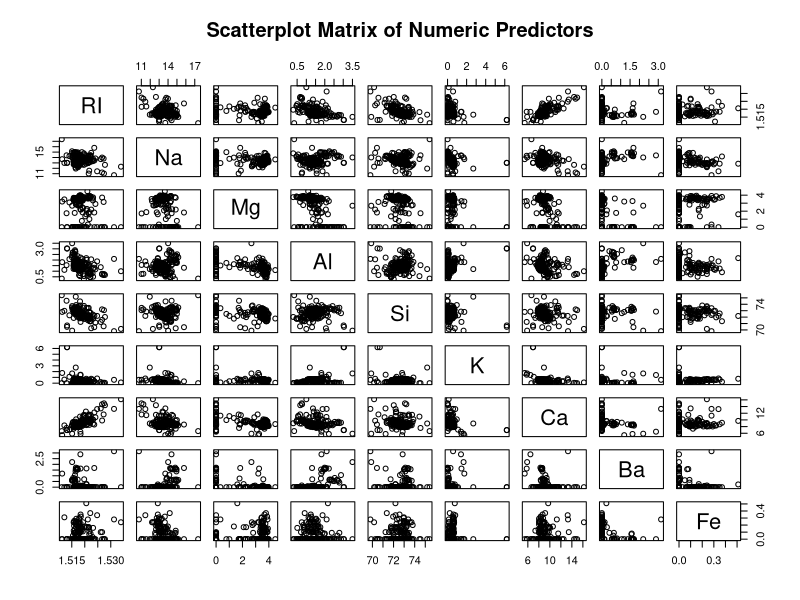
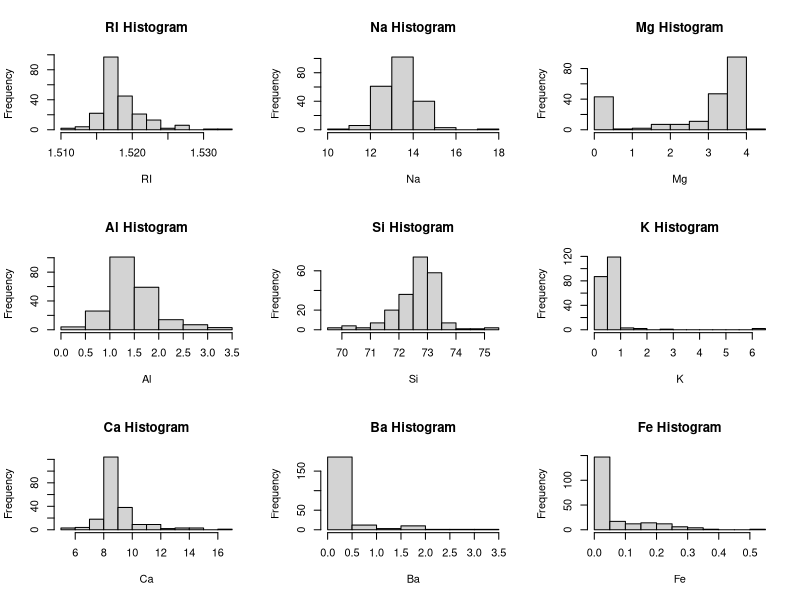

Here is the R script that generated these plots, in order:
## ---- chunk 1
#if caret and mlbench aren't installed, install and squelch messages
if (!require("caret",quietly=TRUE)) install.packages("caret")
if (!require("mlbench",quietly=TRUE)) install.packages("mlbench")
#attach these packages and squelch message
suppressPackageStartupMessages(library(mlbench))
#call the data from the mlbench library
data(Glass)
#display  the structure of the dataset
str(Glass)
## ---- chunk 2
#subset numeric values in all rows, columns 1-9
num<-Glass[,1:9]
#create a table of scatter plots
plot(num,main="Scatterplot Matrix of Numeric Predictors") 
## ---- chunk 3
par(mfrow = c(3,3)) #set parameter for graphics to 3x3 figure
for (x in 1:ncol(num)) {
  hist(num[ ,x], xlab = names(num[x]), main = paste(names(num[x]), "Histogram"))
} #iterate through columns in num creating histograms of data and naming them as the column name + Histogram
